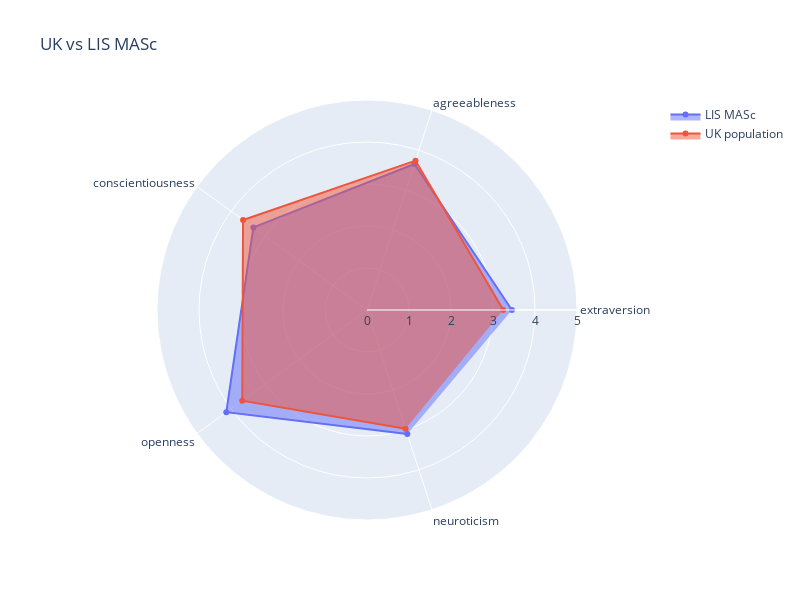

Source (notebook cell):
### Markdown cell above
# Create radar plots for the Big 5

### Code cell
import plotly.graph_objects as go


categories = ['extraversion', 'agreeableness', 'conscientiousness', 'openness',
       'neuroticism']

fig = go.Figure()

fig.add_trace(go.Scatterpolar(
      r=all_data.iloc[0],
      theta=categories,
      fill='toself',
      name= all_data.index[0]
))
fig.add_trace(go.Scatterpolar(
      r=all_data.iloc[1],
      theta=categories,
      fill='toself',
      name=all_data.index[1]
))

fig.update_layout(
  polar=dict(
    radialaxis=dict(
      visible=True,
      range=[0, 5]
    )),
  showlegend=True
)

fig.update_layout(
    width=800,  # Width of the figure in pixels
    height=600,  # Height of the figure in pixels
    title_text='UK vs LIS MASc'  # Optional: Adding a title for demonstration
)

fig.show()

### Figure 1 — Plotly figure (JSON) as saved in the notebook; plotly's stock layout.template omitted (floating-point values rounded to 4 significant figures)
{"data": [{"fill": "toself", "name": "LIS MASc", "r": [3.45, 3.656, 3.344, 4.141, 3.106], "theta": ["extraversion", "agreeableness", "conscientiousness", "openness", "neuroticism"], "type": "scatterpolar"}, {"fill": "toself", "name": "UK population", "r": [3.244, 3.739, 3.648, 3.672, 2.971], "theta": ["extraversion", "agreeableness", "conscientiousness", "openness", "neuroticism"], "type": "scatterpolar"}], "layout": {"height": 600, "polar": {"angularaxis": {"type": "category"}, "radialaxis": {"autorange": false, "range": [0, 5], "type": "linear", "visible": true}}, "showlegend": true, "title": {"text": "UK vs LIS MASc"}, "width": 800}}
